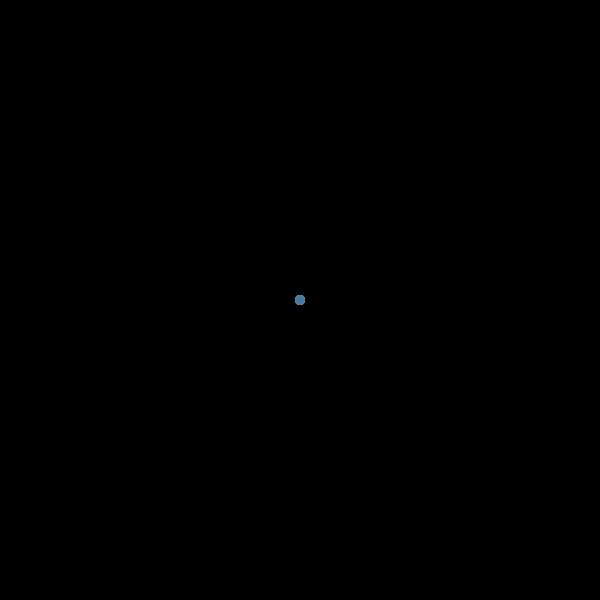
Frame 1 (no input)
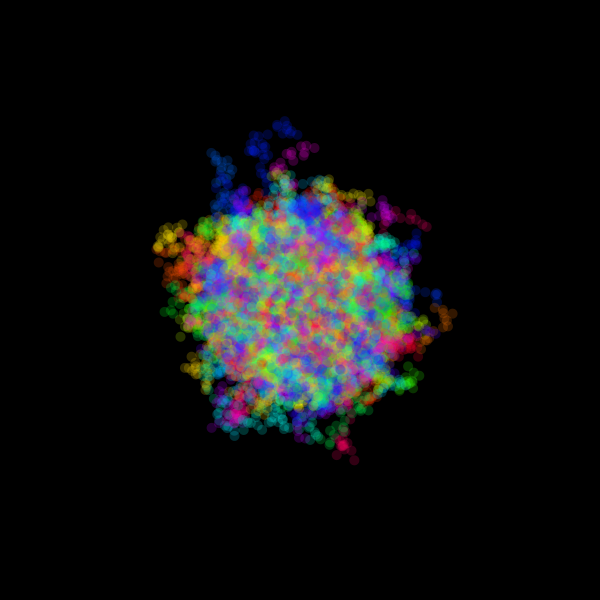
Frame 60 (the mouse pressed at the canvas centre just before this capture)
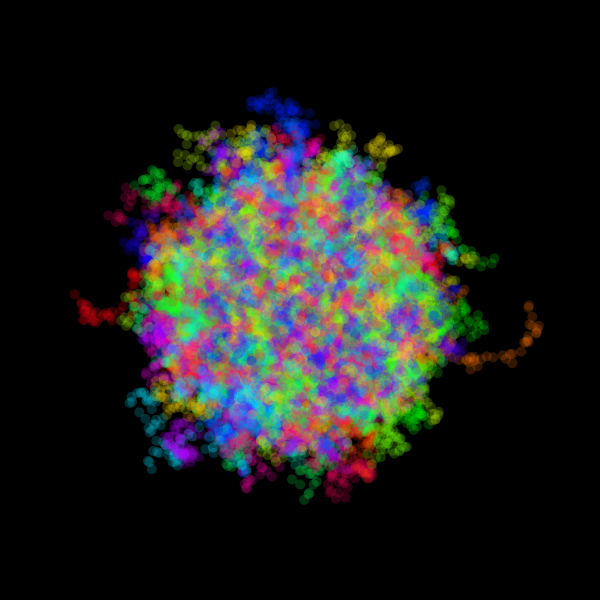
Frame 120 (the mouse held since frame 60 and released just before this capture)

The Processing sketch that drew these frames (run headless with seeded random() and noise(); from frame 60 on, the mouse is pressed at the canvas centre):

// Processing sketch: fruitflyProblemArt
// ── fruitflyProblemArt.pde
Fruitfly[] flies = new Fruitfly[1000];

void setup() {
  size(600,600);
  noStroke();
  colorMode(HSB);
  background(0);
  for (int i=0;i<flies.length;i++) {
     flies[i] = new Fruitfly(); 
  }
}  

void draw() {
  // background(0);
  for (int i=0;i<flies.length;i++) {
     flies[i].fly(); 
     flies[i].zap(); 
  }
}

class Fruitfly {
  
  float flyX = width/2;
  float flyY = height/2;
  float flySize = 10;
  color flyColor = color(random(255),255,255,50);
  float flySpeed = 10;
  
  Fruitfly() {
    
  }
    
  void fly() {
     fill(flyColor);
     ellipse(flyX,flyY,flySize,flySize);
     flyX = flyX + random(0-flySpeed,flySpeed);
     flyY = flyY + random(0-flySpeed,flySpeed);
  }
  
  void zap() {
    
     if (flyX > width) {
        flyX = width/2;
     }
     if (flyX < 0) {
        flyX = width/2;
     }
     if (flyY > height) {
        flyY = height/2;
     }
     if (flyY < 0) {
        flyY = height/2;
     }

  }

}
